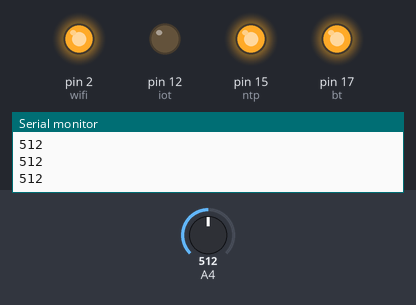
Bench run of a sketch on a simulated Arduino Mega 2560, built with avr-gcc and run on an emulated ATmega2560. Parts: output pins drawn as LEDs (lit = HIGH), the last lines printed to the serial monitor. The inputs (shaded band) are chosen by the test bench; at power-on: A4 = 512.

Above: at 1.2 s.
1.3 s: A4 set to 689
2.8 s: A4 set to 715
At 4.0 s:
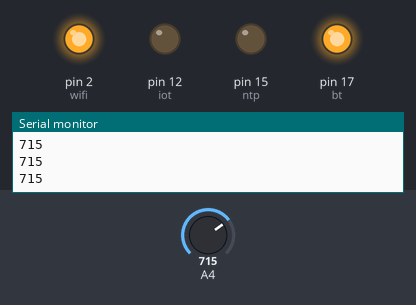
4.3 s: A4 set to 792
5.8 s: A4 set to 806
At 6.9 s:
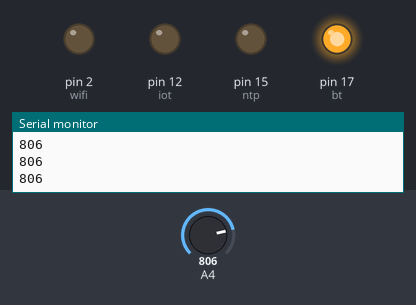
7.3 s: A4 set to 887
8.8 s: A4 set to 916
At 9.7 s:
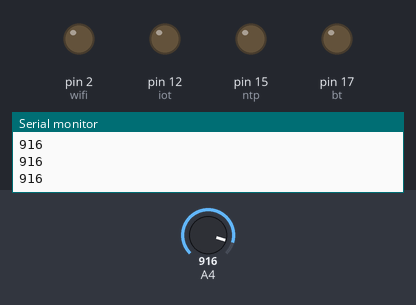
Timing chart, 0 to 11.3 s (numbered marks = the images above; inputs shaded):
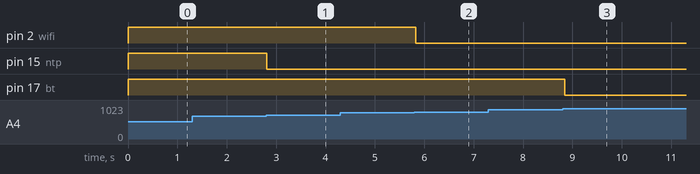

Measured:
- the behaviour switches between 699 and 700 on A4 (found by bisection; images 0 and 1)
- the behaviour switches between 799 and 800 on A4 (found by bisection; images 1 and 2)
- the behaviour switches between 899 and 900 on A4 (found by bisection; images 2 and 3)
- after the input at 2.8 s, pin 15 (ntp): HIGH → LOW at once
- after the input at 5.8 s, pin 2 (wifi): HIGH → LOW at once
- after the input at 8.8 s, pin 17 (bt): HIGH → LOW at once

The sketch:

Alnalog_map.ino
```cpp
#include <analogWrite.h>
int ldr = 36;
int iot = 12;
int ntp = 15;
int wifi = 2;
int bt = 17;

void setup() {
  Serial.begin(9600);
  pinMode(iot, OUTPUT);
  pinMode(ntp, OUTPUT);
  pinMode(wifi, OUTPUT);
  pinMode(bt, OUTPUT);
  digitalWrite(iot, HIGH);
  digitalWrite(ntp, HIGH);
  digitalWrite(wifi, HIGH);
  digitalWrite(bt, HIGH);
}

void loop() {
  Serial.println(analogRead(ldr));

  int val = map(analogRead(ldr), 600, 900, 1, 4);
  if (val == 1) {
    digitalWrite(iot, LOW);
    digitalWrite(ntp, HIGH);
    digitalWrite(wifi, HIGH);
    digitalWrite(bt, HIGH);

  } else if (val == 2) {
    digitalWrite(iot, LOW);
    digitalWrite(ntp, LOW);
    digitalWrite(wifi, HIGH);
    digitalWrite(bt, HIGH);
  } else if (val == 3) {
    digitalWrite(iot, LOW);
    digitalWrite(ntp, LOW);
    digitalWrite(wifi, LOW);
    digitalWrite(bt, HIGH);
  } else if (val == 4) {
    digitalWrite(iot, LOW);
    digitalWrite(ntp, LOW);
    digitalWrite(wifi, LOW);
    digitalWrite(bt, LOW);
  } else {
    digitalWrite(iot, HIGH);
    digitalWrite(ntp, HIGH);
    digitalWrite(wifi, HIGH);
    digitalWrite(bt, HIGH);
  }

  delay(100);
}
```
